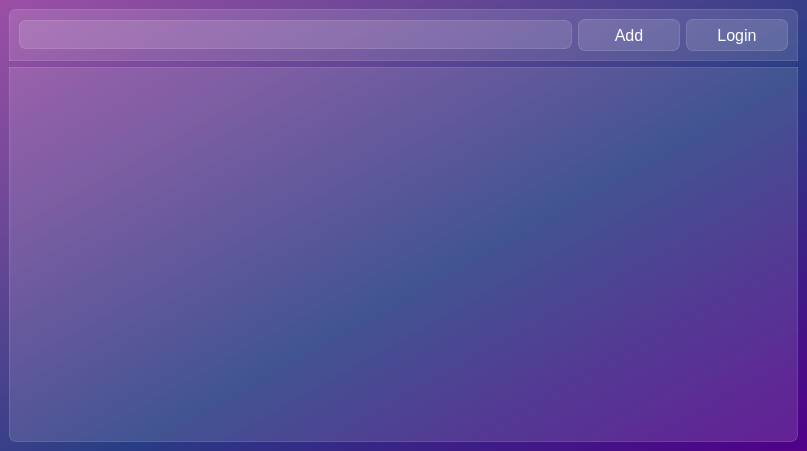
<?xml version="1.0" encoding="UTF-8"?>
<ui version="4.0">
 <class>MainWindow</class>
 <widget class="QMainWindow" name="MainWindow">
  <property name="geometry">
   <rect>
    <x>0</x>
    <y>0</y>
    <width>807</width>
    <height>451</height>
   </rect>
  </property>
  <property name="windowTitle">
   <string>MainWindow</string>
  </property>
  <property name="styleSheet">
   <string notr="true">background-color: qlineargradient(spread:pad, x1:1, y1:1, x2:0, y2:0, stop:0 rgba(81, 0, 135, 255), stop:0.427447 rgba(41, 61, 132, 235), stop:1 rgba(155, 79, 165, 255));</string>
  </property>
  <widget class="QWidget" name="centralwidget">
   <property name="enabled">
    <bool>true</bool>
   </property>
   <property name="styleSheet">
    <string notr="true">color: white;</string>
   </property>
   <layout class="QVBoxLayout" name="verticalLayout_2">
    <item>
     <layout class="QVBoxLayout" name="verticalLayout">
      <item>
       <widget class="QFrame" name="fr_add">
        <property name="styleSheet">
         <string notr="true">background-color: rgba(255,255,255,30);
border: 1px solid rgba(255,255,255,40);
border-top-right-radius: 7px; 
border-top-left-radius: 7px; </string>
        </property>
        <layout class="QHBoxLayout" name="horizontalLayout">
         <item>
          <widget class="QLineEdit" name="le_user_pass">
           <property name="styleSheet">
            <string notr="true">font-size: 16pt;
color: white;
padding-left: 10px;
border-radius:7px;</string>
           </property>
          </widget>
         </item>
         <item>
          <widget class="QPushButton" name="btn_add">
           <property name="styleSheet">
            <string notr="true">QPushButton{
font-size: 12pt;
	color: rgb(255, 255, 255);
     background-color:rgba(255,255,255,30);
     border: 1px solid rgba(255,255,255,40);
     border-radius:7px;
width: 100;
height: 30;
}
QPushButton:hover{
background-color:rgba(255,255,255,30);
}
QPushButton:pressed{
background-color:rgba(255,255,255,70);
}</string>
           </property>
           <property name="text">
            <string>Add</string>
           </property>
          </widget>
         </item>
         <item>
          <widget class="QPushButton" name="btn_login">
           <property name="styleSheet">
            <string notr="true">QPushButton{
font-size:12pt;
	color: rgb(255, 255, 255);
     background-color:rgba(255,255,255,30);
     border: 1px solid rgba(255,255,255,40);
     border-radius:7px;
width: 100;
height: 30;
}
QPushButton:hover{
background-color:rgba(255,255,255,30);
}
QPushButton:pressed{
background-color:rgba(255,255,255,70);
}</string>
           </property>
           <property name="text">
            <string>Login</string>
           </property>
          </widget>
         </item>
        </layout>
       </widget>
      </item>
      <item>
       <widget class="QTableView" name="tableView">
        <property name="styleSheet">
         <string notr="true">QTableView {
background-color: rgba(255, 255, 255, 30); 
border: 1px solid rgba(255,255,255,40);
border-bottom-right-radius: 7px; 
border-bottom-left-radius: 7px; 
color: white;
}

QHeaderView::section {
background-color: rgb(53, 53, 53);
color: white;
border: none;
height: 50px;
width: 230;
font-size: 16pt;
}

QTableView::item {
    border-style: none;
    border-bottom: 1px solid rgba(255,255,255,50);
    padding-left: auto;
    padding-right: auto;
}

QTableView::item:selected{
	border: none;
	color: rgb(255, 255, 255);
    background-color: rgba(255, 255, 255, 50);
}
</string>
        </property>
        <property name="showGrid">
         <bool>false</bool>
        </property>
        <property name="gridStyle">
         <enum>Qt::NoPen</enum>
        </property>
        <property name="sortingEnabled">
         <bool>true</bool>
        </property>
        <attribute name="horizontalHeaderCascadingSectionResizes">
         <bool>true</bool>
        </attribute>
        <attribute name="horizontalHeaderDefaultSectionSize">
         <number>150</number>
        </attribute>
        <attribute name="horizontalHeaderShowSortIndicator" stdset="0">
         <bool>true</bool>
        </attribute>
        <attribute name="horizontalHeaderStretchLastSection">
         <bool>true</bool>
        </attribute>
        <attribute name="verticalHeaderVisible">
         <bool>false</bool>
        </attribute>
        <attribute name="verticalHeaderHighlightSections">
         <bool>false</bool>
        </attribute>
       </widget>
      </item>
     </layout>
    </item>
   </layout>
  </widget>
 </widget>
 <resources>
  <include location="resource.qrc"/>
 </resources>
 <connections/>
</ui>
